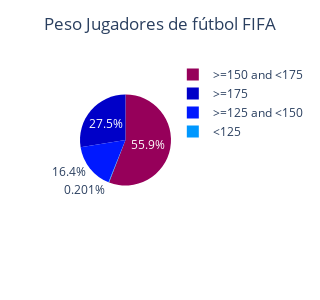

The code cell stored with this chart in its notebook:
### Code cell
fig = px.pie(df_weight, values="values",
             names="weight_lbs", 
             color_discrete_sequence=px.colors.sequential.Rainbow,width=300,height=300)
fig.update_layout(title_text='Peso Jugadores de fútbol FIFA', title_x=0.5)

### Figure 1 — Plotly figure (JSON) as saved in the notebook; plotly's stock layout.template omitted (floating-point values rounded to 4 significant figures)
{"data": [{"hovertemplate": "weight_lbs=%{label}<br>value=%{value}", "domain": {"y": [0, 1], "x": [0, 1]}, "legendgroup": "", "name": "", "labels": ["<125", ">=125 and <150", ">=150 and <175", ">=175"], "showlegend": true, "hoverlabel": {"namelength": 0}, "values": [0.002005, 0.1638, 0.5589, 0.2753], "type": "pie"}], "layout": {"title": {"text": "Peso Jugadores de fútbol FIFA", "x": 0.5}, "height": 300, "width": 300, "margin": {"t": 60}, "legend": {"tracegroupgap": 0}, "piecolorway": ["rgb(150,0,90)", "rgb(0,0,200)", "rgb(0,25,255)", "rgb(0,152,255)", "rgb(44,255,150)", "rgb(151,255,0)", "rgb(255,234,0)", "rgb(255,111,0)", "rgb(255,0,0)"]}}
